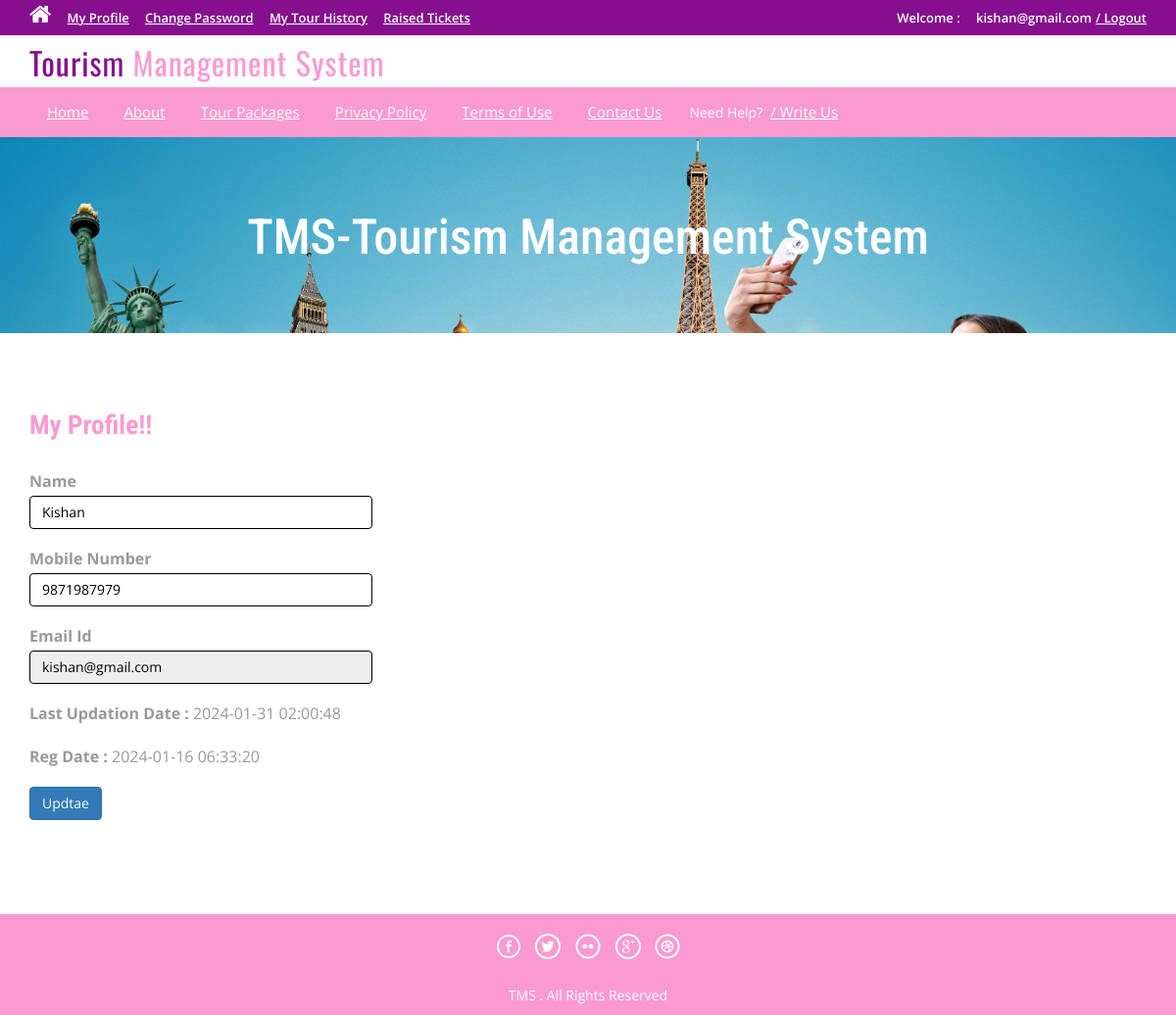
/profile.php (signed in), run on the app's committed database.
### tables this page shows
CREATE TABLE `tblusers` (
  `id` int(11) NOT NULL,
  `FullName` varchar(100) DEFAULT NULL,
  `MobileNumber` char(10) DEFAULT NULL,
  `EmailId` varchar(70) DEFAULT NULL,
  `Password` varchar(100) DEFAULT NULL,
  `RegDate` timestamp NULL DEFAULT current_timestamp(),
  `UpdationDate` timestamp NULL DEFAULT NULL ON UPDATE current_timestamp()
);

### profile.php (the view, shortened to what this page needs)
<?php
include('includes/config.php');
if(strlen($_SESSION['login'])==0)
	{
header('location:index.php');
}
else{
?>
<!DOCTYPE HTML>
<html>
<head>
<link href="css/bootstrap.css" rel='stylesheet' type='text/css' />
<link href="css/style.css" rel='stylesheet' type='text/css' />
<link href="css/font-awesome.css" rel="stylesheet">
<link href="css/animate.css" rel="stylesheet" type="text/css" media="all">
</head>
<body>
<div class="top-header">
<?php include('includes/header.php');?>
<div class="banner-1 ">
	<div class="container">
		<h1 class="wow zoomIn animated animated" data-wow-delay=".5s" style="visibility: visible; animation-delay: 0.5s; animation-name: zoomIn;">TMS-Tourism Management System</h1>
	</div>
</div>
<div class="privacy">
	<div class="container">
		<h3 class="wow fadeInDown animated animated" data-wow-delay=".5s" style="visibility: visible; animation-delay: 0.5s; animation-name: fadeInDown;">My Profile!!</h3>
		<form name="chngpwd" method="post">
<?php
$useremail=$_SESSION['login'];
$sql = "SELECT * from tblusers where EmailId=:useremail";
$query = $dbh -> prepare($sql);
$query -> bindParam(':useremail',$useremail, PDO::PARAM_STR);
$query->execute();
$results=$query->fetchAll(PDO::FETCH_OBJ);
if($query->rowCount() > 0)
{
foreach($results as $result)
{	?>
	<p style="width: 350px;">
			<b>Name</b>  <input type="text" name="name" value="<?php echo htmlentities($result->FullName);?>" class="form-control" id="name" required="">
	</p>
<p style="width: 350px;">
<b>Mobile Number</b>
<input type="text" class="form-control" name="mobileno" maxlength="10" value="<?php echo htmlentities($result->MobileNumber);?>" id="mobileno"  required="">
</p>
<p style="width: 350px;">
<b>Email Id</b>
	<input type="email" class="form-control" name="email" value="<?php echo htmlentities($result->EmailId);?>" id="email" readonly>
			</p>
<p style="width: 350px;">
<b>Last Updation Date : </b>
<?php echo htmlentities($result->UpdationDate);?>
</p>
<p style="width: 350px;">
<b>Reg Date :</b>
<?php echo htmlentities($result->RegDate);?>
			</p>
<?php }} ?>
			<p style="width: 350px;">
<button type="submit" name="submit6" class="btn-primary btn">Updtae</button>
			</p>
			</form>
	</div>
</div>
<?php include('includes/footer.php');?>
</body>
</html>
<?php } ?>

### css/style.css (style rules this page uses)
html, body { font-size: 100%; background: #fff; font-family: 'Open Sans', sans-serif; }
h1,h2,h3,h4,h5,h6 { margin:0; font-family: 'Roboto Condensed', sans-serif; }
p { margin:0; }
.top-header { background-color:#850F8D; border-bottom: 0 none; height: 36px; line-height: 35px; }
.banner-1 { background: url(../images/3.jpg)no-repeat; background-size: cover; -webkit-background-size: cover; -o-background-size: cover; -ms-background-size: cover; -moz-background-size: cover; min-height:200px; }
.banner-1 h1 { font-size: 50px; margin-bottom: 40px; padding: 1.5em 0 0; text-align: center; color: #ffffff; }
.privacy h3 { color: #FB9AD1; font-size: 1.7em; font-weight: 700; margin-bottom: 1em; }
.privacy { padding: 5em 0; }
.privacy p { font-size: 1em; line-height: 1.8em; color: #999; margin: 1em 0; }

### data on the page
tblusers: name "Kishan", mobileno "9871987979", email "kishan@gmail.com", UpdationDate "2024-01-31 02:00:48", RegDate "2024-01-16 06:33:20"

### other printed values
$_SESSION['login'] "kishan@gmail.com"
